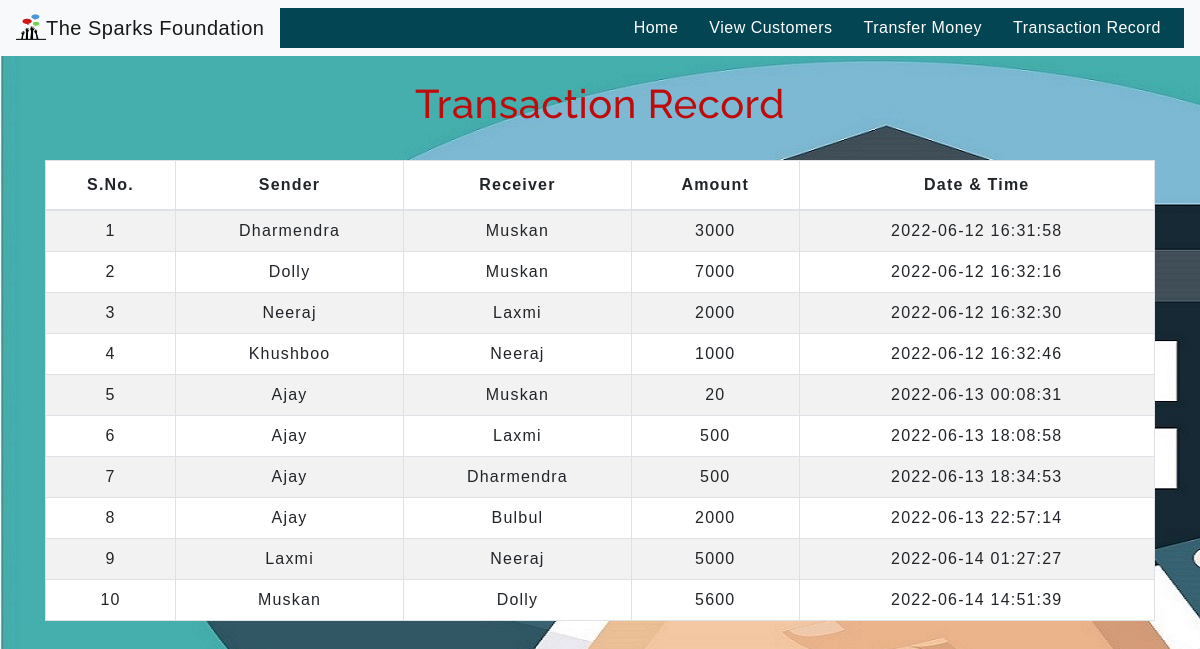
The page /transactionhistory.php on the database its author committed.
### tables this page shows
CREATE TABLE IF NOT EXISTS `transaction` (
  `sno` int(3) NOT NULL AUTO_INCREMENT,
  `sender` text NOT NULL,
  `receiver` text NOT NULL,
  `balance` int(8) NOT NULL,
  `datetime` datetime NOT NULL DEFAULT CURRENT_TIMESTAMP,
  PRIMARY KEY (`sno`)
);

### transactionhistory.php (the view, shortened to what this page needs)
<!DOCTYPE html>
<html lang="en">
<head>
    <link rel="stylesheet" href="https://stackpath.bootstrapcdn.com/bootstrap/4.5.2/css/bootstrap.min.css">
    <link rel="stylesheet" type="text/css" href="css/table.css">
    <link rel="stylesheet" type="text/css" href="css/navbar.css">
</head>
<body >
<?php
  include 'navbar.php';
?>
	<div class="container"  >
        <h2 class="text-center pt-4">Transaction Record</h2>
       <br>
       <div class="table-responsive-sm" style="background-color: white;">
    <table class="table table-hover table-striped table-condensed table-bordered">
        <thead>
            <tr>
                <th class="text-center">S.No.</th>
                <th class="text-center">Sender</th>
                <th class="text-center">Receiver</th>
                <th class="text-center">Amount</th>
                <th class="text-center">Date & Time</th>
            </tr>
        </thead>
        <tbody>
        <?php
            include 'config.php';
            $sql ="select * from transaction";
            $query =mysqli_query($conn, $sql);
            while($rows = mysqli_fetch_assoc($query))
            {
        ?>
            <tr>
            <td class="py-2"><?php echo $rows['sno']; ?></td>
            <td class="py-2"><?php echo $rows['sender']; ?></td>
            <td class="py-2"><?php echo $rows['receiver']; ?></td>
            <td class="py-2"><?php echo $rows['balance']; ?> </td>
            <td class="py-2"><?php echo $rows['datetime']; ?> </td>
        <?php
            }
        ?>
        </tbody>
    </table>
    </div>
</div>
</body>
</html>

### navbar.php (shortened to what this page needs)
<nav class="navbar navbar-expand-md navbar-light bg-light">
<img src="img/logo_small.png" width="30" height="30"  >
<a class="navbar-brand" href="index.php" > The Sparks Foundation</a>
<div class="collapse navbar-collapse" id="collapsibleNavbar" style="background-color:#044553;">
      <ul class="navbar-nav ml-auto">
        <li class="nav-item">
          <a class="nav-link" href="index.php" style="color: white;">Home</a>
        </li>
        <li class="nav-item">
          <a class="nav-link" href="viewcustomers.php" style="color: white;">View Customers</a>
        </li>
        <li class="nav-item">
          <a class="nav-link" href="transfer.php" style="color: white;">Transfer Money</a>
        </li>
        <li class="nav-item">
          <a class="nav-link" href="transactionhistory.php" style="color: white;">Transaction Record</a>
        </li>
    </div>
 </nav>

### table.css (style rules this page uses)
* { padding: 0; margin: 0; box-sizing: border-box; font-family: sans-serif; }
h2 { font-size: 40px; }
table { letter-spacing: 1.2px; }
td { text-align: center; }

### navbar.css (style rules this page uses)
.nav-link { margin-right: 15px; color:#0a499d; letter-spacing: 0.5px; transition: 0.5s; }
.navbar-brand { color: #7f0707; letter-spacing: 0.5px; }
h2 { color: #be0c0c; letter-spacing: 0.5px; font-family: raleway; }

### transactionhistory.php (style rules this page uses)
body { background-image: url("img/20.jpg"); background-repeat: no-repeat; }

### rows shown on the page
transaction: sno "1", sender "Dharmendra", receiver "Muskan", balance "3000", datetime "2022-06-12 16:31:58"
transaction: sno "2", sender "Dolly", receiver "Muskan", balance "7000", datetime "2022-06-12 16:32:16"
transaction: sno "3", sender "Neeraj", receiver "Laxmi", balance "2000", datetime "2022-06-12 16:32:30"
transaction: sno "4", sender "Khushboo", receiver "Neeraj", balance "1000", datetime "2022-06-12 16:32:46"
transaction: sno "5", sender "Ajay", receiver "Muskan", balance "20", datetime "2022-06-13 00:08:31"
transaction: sno "6", sender "Ajay", receiver "Laxmi", balance "500", datetime "2022-06-13 18:08:58"
transaction: sno "7", sender "Ajay", receiver "Dharmendra", balance "500", datetime "2022-06-13 18:34:53"
transaction: sno "8", sender "Ajay", receiver "Bulbul", balance "2000", datetime "2022-06-13 22:57:14"
transaction: sno "9", sender "Laxmi", receiver "Neeraj", balance "5000", datetime "2022-06-14 01:27:27"
transaction: sno "10", sender "Muskan", receiver "Dolly", balance "5600", datetime "2022-06-14 14:51:39"
